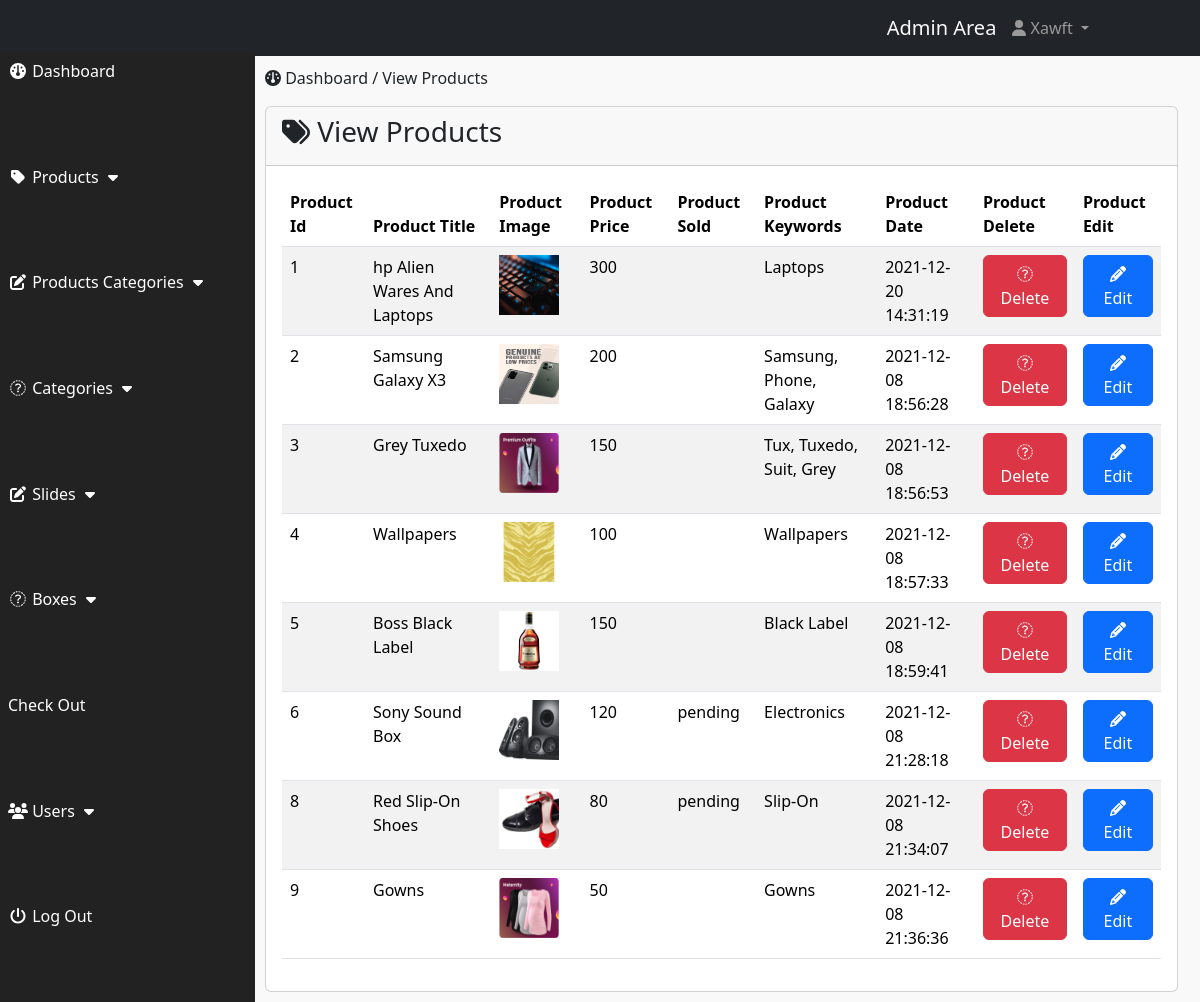
Page /includes/index.php?view_product (signed in) on the committed database.
### tables this page shows
CREATE TABLE `products` (
  `product_id` int(10) NOT NULL,
  `p_cat_id` int(10) NOT NULL,
  `cat_id` int(10) NOT NULL,
  `date` timestamp NOT NULL DEFAULT current_timestamp() ON UPDATE current_timestamp(),
  `product_title` text NOT NULL,
  `product_img1` text NOT NULL,
  `product_img2` text NOT NULL,
  `product_img3` text NOT NULL,
  `product_price` int(10) NOT NULL,
  `product_desc` text NOT NULL,
  `product_keywords` text NOT NULL
);

CREATE TABLE `pending_orders` (
  `order_id` int(10) NOT NULL,
  `customer_id` int(10) NOT NULL,
  `invoice_no` int(10) NOT NULL,
  `product_id` text NOT NULL,
  `qty` int(10) NOT NULL,
  `size` text NOT NULL,
  `order_status` text NOT NULL
);

### includes/view_product.php (the view, shortened to what this page needs)
<div class="row">
    <div class="col-lg-12">
        <ol class="breadcrumb">
            <li class="active">
                <i class="fa fa-dashboard"></i> Dashboard / View Products
            </li>
        </ol>
    </div>
</div>
<div class="row">
    <div class="col-lg-12">
        <div class="card">
            <div class="card-header">
                <h3 class="card-title"><i class="fa fa-tags"></i> View Products</h3>
            </div>
            <div class="card-body">
                <div class="table-responsive">
                    <table class="table table-hover table-striped">
                        <thead>
                            <tr>
                                <th>Product Id</th>
                                <th>Product Title</th>
                                <th>Product Image</th>
                                <th>Product Price</th>
                                <th>Product Sold</th>
                                <th>Product Keywords</th>
                                <th>Product Date</th>
                                <th>Product Delete</th>
                                <th>Product Edit</th>
                            </tr>
                        </thead>
                        <tbody>
                            <?php
                            $get_pro = "SELECT * FROM products";
                            $run_pro = mysqli_query($conn, $get_pro);
                            while($row_pro = mysqli_fetch_array($run_pro)){
                                $pro_id = $row_pro["product_id"];
                                $pro_title = $row_pro["product_title"];
                                $pro_image = $row_pro["product_img1"];
                                $pro_price = $row_pro["product_price"];
                                $pro_keywords = $row_pro["product_keywords"];
                                $date = $row_pro["date"];
                                $get_sold = "SELECT * FROM pending_orders WHERE product_id = '$pro_id'";
                                $run_sold = mysqli_query($conn, $get_sold);
                                $row_sold = mysqli_fetch_array($run_sold);
                                $status = $row_sold["order_status"];
                            ?>
                            <tr>
                                <td> <?php echo $pro_id;?></td>
                                <td> <?php echo $pro_title;?></td>
                                <td><img src="../images/product-images/<?php echo $pro_image;?>" style="width: 60px; height: 60px;" alt=""></td>
                                <td><?php echo $pro_price;?></td>
                                <td><?php echo $status;?></td>
                                <td><?php echo $pro_keywords;?></td>
                                <td><?php echo $date;?></td>
                                <td><a href="index.php?delete_product=<?php echo $pro_id;?>" class="btn btn-danger">
                                <i class="fa fa-trash-o"></i> Delete</a></td>
                                <td><a href="index.php?edit_product=<?php echo $pro_id;?>" style="text-decoration: none;" class="btn btn-primary">
                                <i class="fa fa-pencil"></i> Edit
                            </a></td>
                            </tr>
                            <?php } ?>
                        </tbody>
                    </table>
                </div>
            </div>
        </div>
    </div>
</div>

### includes/css/style.css (style rules this page uses)
body { margin-top: 100px; }
@media (min-width: 768px) { body { margin-top: 50px; color: red; } }

### rows in the picture
products: product_id "1", product_title "hp Alien Wares And Laptops", product_img1 (picture), product_price "300", product_keywords "Laptops", date "2021-12-20 14:31:19"
products: product_id "2", product_title "Samsung Galaxy X3", product_img1 (picture), product_price "200", product_keywords "Samsung, Phone, Galaxy", date "2021-12-08 18:56:28"
products: product_id "3", product_title "Grey Tuxedo", product_img1 (picture), product_price "150", product_keywords "Tux, Tuxedo, Suit, Grey", date "2021-12-08 18:56:53"
products: product_id "4", product_title "Wallpapers", product_img1 (picture), product_price "100", product_keywords "Wallpapers", date "2021-12-08 18:57:33"
products: product_id "5", product_title "Boss Black Label", product_img1 (picture), product_price "150", product_keywords "Black Label", date "2021-12-08 18:59:41"
products: product_id "6", product_title "Sony Sound Box", product_img1 (picture), product_price "120", pending_orders.order_status "pending", product_keywords "Electronics", date "2021-12-08 21:28:18"
products: product_id "8", product_title "Red Slip-On Shoes", product_img1 (picture), product_price "80", pending_orders.order_status "pending", product_keywords "Slip-On", date "2021-12-08 21:34:07"
products: product_id "9", product_title "Gowns", product_img1 (picture), product_price "50", product_keywords "Gowns", date "2021-12-08 21:36:36"
